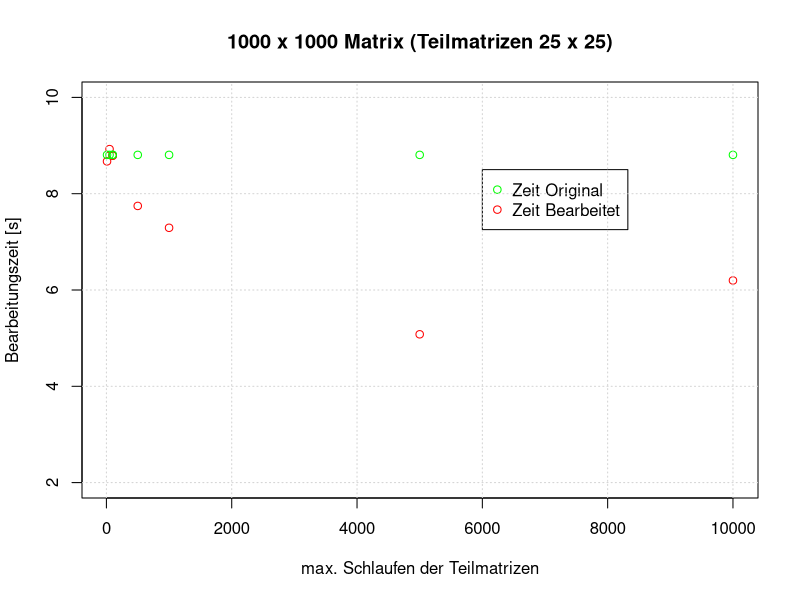
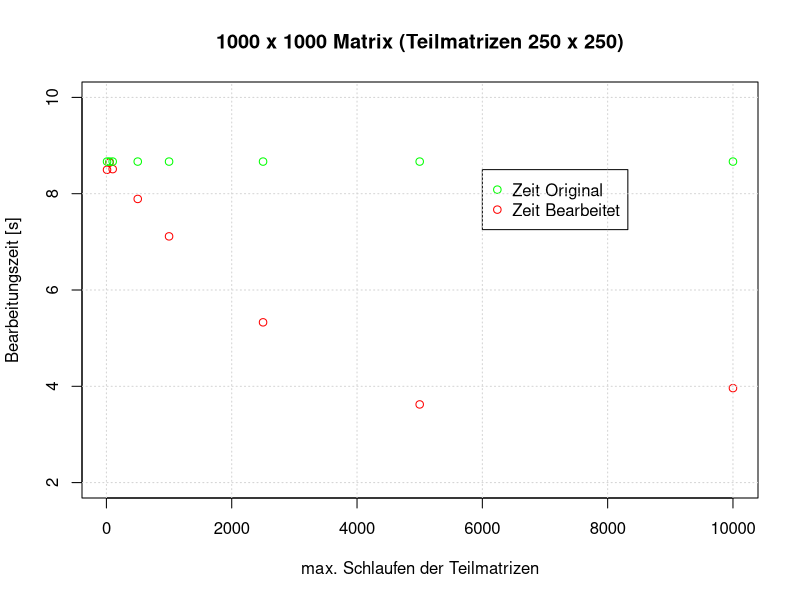

Write R code to recreate these figures, in order.
A <- read.csv("TeilmatrixGroesse1000spec25.csv")
B <- read.csv("ZeitTeil1000spec25.csv")
C <- read.csv("ZeitOriginal1000spec25.csv")

pdf("PC1000spec25.pdf")
plot(B$b ~ A$a,  col = "red",
		xlab = "max. Schlaufen der Teilmatrizen",
		ylab = "Bearbeitungszeit [s]",
		main = "1000 x 1000 Matrix (Teilmatrizen 25 x 25)",
		ylim=c(2,10))
		points(C$c ~ A$a,col="green")
		
		legend(6000 , 8.5, c("Zeit Original", "Zeit Bearbeitet"),
		col=c("green", "red"),pch = c(1,1))

grid()
graphics.off()



A <- read.csv("TeilmatrixGroesse1000spec250.csv")
B <- read.csv("ZeitTeil1000spec250.csv")
C <- read.csv("ZeitOriginal1000spec250.csv")

pdf("PC1000spec250.pdf")
plot(B$b ~ A$a,  col = "red",
		xlab = "max. Schlaufen der Teilmatrizen",
		ylab = "Bearbeitungszeit [s]",
		main = "1000 x 1000 Matrix (Teilmatrizen 250 x 250)",
		ylim=c(2,10))
		points(C$c ~ A$a,col="green")
		
		legend(6000 , 8.5, c("Zeit Original", "Zeit Bearbeitet"),
		col=c("green", "red"),pch = c(1,1))

grid()
graphics.off()